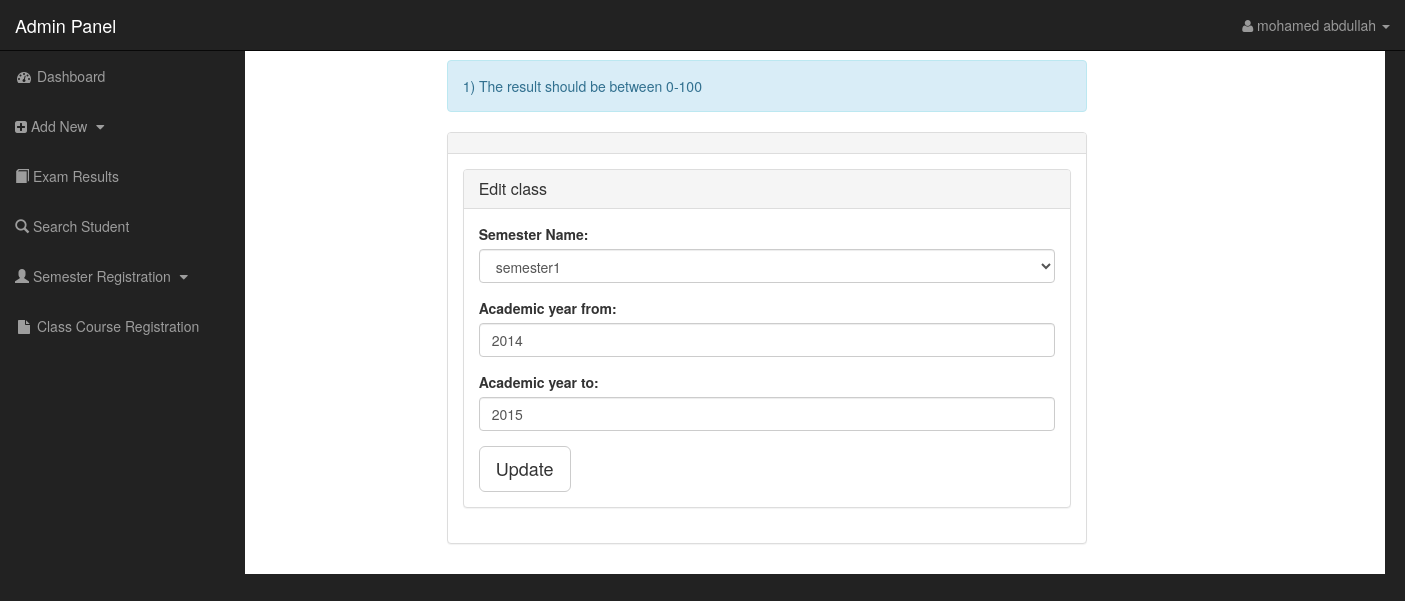
The page /admin/edit_sms_form.php?semester_id=1 (signed in) on the database its author committed.
### tables this page shows
CREATE TABLE IF NOT EXISTS `semester` (
`semester_id` int(11) NOT NULL,
  `semester_name` varchar(50) NOT NULL,
  `ac_year_from` year(4) DEFAULT NULL,
  `ac_year_to` year(4) DEFAULT NULL
);

### includes/functions.php (called while the page is built, shortened)
<?php
$conn = new mysqli('localhost','root','','exam_res');
function get_all_sms_by_id($id){
    global $conn;
    $result=$conn->query("select * from semester WHERE semester_id = $id ORDER BY ac_year_from ");
    return $result;
}

### public/admin/edit_sms_form.php (the view, shortened to what this page needs)
<?php require_once('../../includes/layout/header.php');?>
<?php
require_once('../../includes/functions.php');
admin_confirm_logged_in();?>
<?php $page="edit_sms_form";
require_once('../../includes/layout/nav.php');?>
<?php
if (isset($_REQUEST['semester_id'])){
    $result=get_all_sms_by_id($_REQUEST['semester_id']);
    while($semester=$result->fetch_assoc()){
        $sms_name=$semester['semester_name'];
        $sms_ac_from=$semester['ac_year_from'];
        $sms_ac_to=$semester['ac_year_to'];
    }
}
?>
<div class="container">
    <div id="page-wrapper">
        <div class="row">
            <div class="col-md-2"></div>
            <div class="col-md-7">
                <div class="alert alert-info">
                    <p>1) The result should be between 0-100</p>
                </div>
                <div class="panel panel-default">
                    <div class="panel-heading"><h3 class="panel-title"></h3></div>
                    <div class="panel-body">
                        <div class="panel panel-default">
                            <div class="panel-heading"><h3 class="panel-title">Edit class</h3></div>
                            <div class="panel-body">
                                <form role="form">
                                    <div class="form-group">
                                        <label for="ddl_sms_name">Semester Name:</label>
                                        <select  id="ddl_sms_name" class="form-control" name="ddl_edit_smsname" required>
                                            <option <?php if(isset($sms_name)){if($sms_name=='semester1'){echo "selected";}} ?>>semester1</option>
                                        </select>
                                    </div>
                                    <div class="form-group">
                                        <label for="txt_ac_from">Academic year from:</label>
                                        <input type="text" class="form-control" id="txt_ac_from" placeholder="YYYY" name="ddl_edit_ac_from" value="<?php if(isset($sms_ac_from)){echo $sms_ac_from;} ?>" required>
                                    </div>
                                    <div class="form-group">
                                        <label for="txt_ac_to">Academic year to:</label>
                                        <input type="text" class="form-control" id="txt_ac_to" placeholder="YYYY" name="ddl_edit_ac_to" value="<?php if(isset($sms_ac_to)){echo $sms_ac_to;} ?>">
                                    </div>
                                    <button type="submit" name="submit_edit_sms" class="btn btn-default btn-lg">Update</button>
                                </form>
                            </div>
                        </div>
                    </div>
                </div>
            </div>
        </div>
    </div>
</div>
<?php require_once('../../includes/layout/footer.php');?>

### public/css/sb-admin.css (style rules this page uses)
body { margin-top: 100px; background-color: #222; }
@media (min-width:768px) { body { margin-top: 50px; } }
#page-wrapper { width: 100%; padding: 0; background-color: #fff; }
@media (min-width:768px) { #page-wrapper { padding: 10px; } }

### rows shown on the page
semester: ddl_edit_smsname "semester1", ddl_edit_ac_from "2014", ddl_edit_ac_to "2015"

### other values the page prints
$_SESSION['full_name'] "mohamed abdullah"
